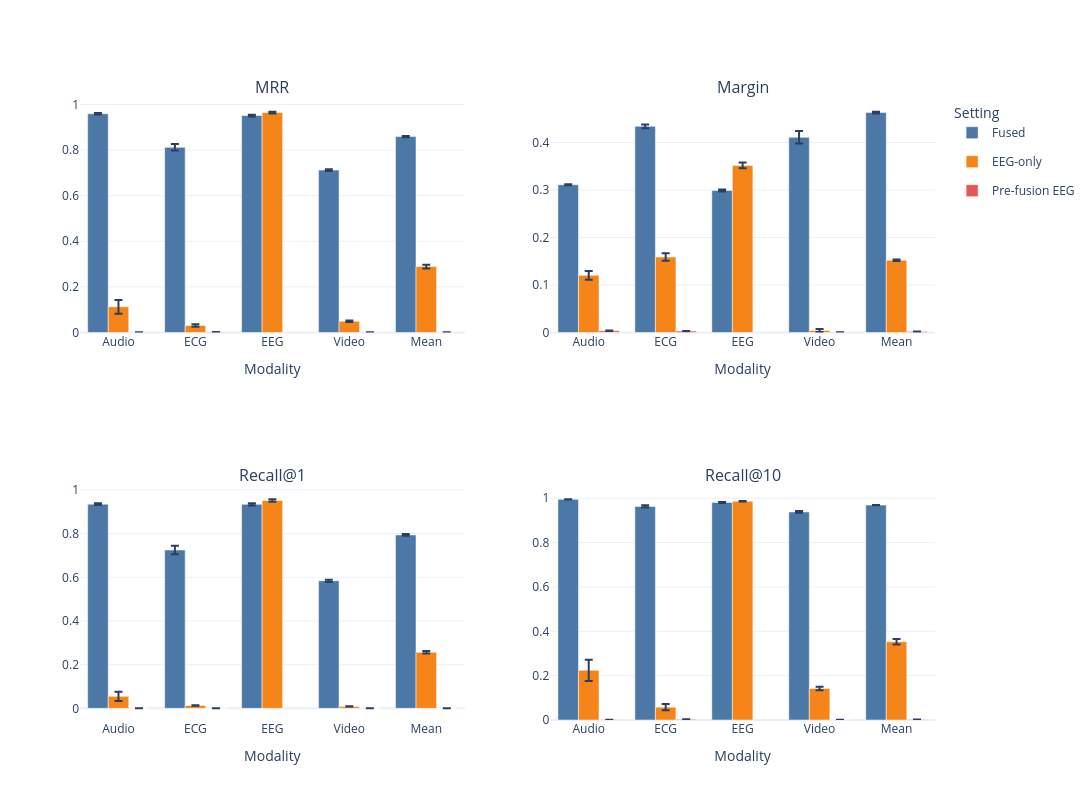

Notebook code cell kept with this figure:
### Code cell
import pandas as pd
import plotly.graph_objects as go
from plotly.subplots import make_subplots


data = [
    # modality, metric, setting, value, error
    ("Audio", "MRR", "Fused", 0.959, 0.003),
    ("Audio", "MRR", "EEG-only", 0.1127, 0.030),
    ("Audio", "MRR", "Pre-fusion EEG", 0.001, 5.06e-5),

    ("Audio", "Margin", "Fused", 0.311, 0.001),
    ("Audio", "Margin", "EEG-only", 0.1203, 0.009),
    ("Audio", "Margin", "Pre-fusion EEG", 0.0035, 0.0006),

    ("Audio", "Recall@1", "Fused", 0.935, 0.004),
    ("Audio", "Recall@1", "EEG-only", 0.055, 0.021),
    ("Audio", "Recall@1", "Pre-fusion EEG", 2.23e-4, 1.12e-4),

    ("Audio", "Recall@10", "Fused", 0.995, 0.001),
    ("Audio", "Recall@10", "EEG-only", 0.224, 0.048),
    ("Audio", "Recall@10", "Pre-fusion EEG", 0.001, 6.45e-5),

    ("ECG", "MRR", "Fused", 0.812, 0.014),
    ("ECG", "MRR", "EEG-only", 0.0307, 0.005),
    ("ECG", "MRR", "Pre-fusion EEG", 0.002, 3.44e-4),

    ("ECG", "Margin", "Fused", 0.434, 0.004),
    ("ECG", "Margin", "EEG-only", 0.1588, 0.008),
    ("ECG", "Margin", "Pre-fusion EEG", 0.003, 3.73e-4),

    ("ECG", "Recall@1", "Fused", 0.725, 0.019),
    ("ECG", "Recall@1", "EEG-only", 0.013, 9.11e-4),
    ("ECG", "Recall@1", "Pre-fusion EEG", 3.65e-4, 2.53e-4),

    ("ECG", "Recall@10", "Fused", 0.963, 0.005),
    ("ECG", "Recall@10", "EEG-only", 0.058, 0.014),
    ("ECG", "Recall@10", "Pre-fusion EEG", 0.003, 4.55e-4),

    ("EEG", "MRR", "Fused", 0.9513, 0.0038),
    ("EEG", "MRR", "EEG-only", 0.9645, 0.004),
    ("EEG", "MRR", "Pre-fusion EEG", None, None),

    ("EEG", "Margin", "Fused", 0.299, 0.002),
    ("EEG", "Margin", "EEG-only", 0.3517, 0.006),
    ("EEG", "Margin", "Pre-fusion EEG", None, None),

    ("EEG", "Recall@1", "Fused", 0.934, 0.005),
    ("EEG", "Recall@1", "EEG-only", 0.952, 0.006),
    ("EEG", "Recall@1", "Pre-fusion EEG", None, None),

    ("EEG", "Recall@10", "Fused", 0.981, 0.002),
    ("EEG", "Recall@10", "EEG-only", 0.986, 0.001),
    ("EEG", "Recall@10", "Pre-fusion EEG", None, None),

    ("Video", "MRR", "Fused", 0.712, 0.004),
    ("Video", "MRR", "EEG-only", 0.0493, 0.003),
    ("Video", "MRR", "Pre-fusion EEG", 5.63e-4, 7.79e-5),

    ("Video", "Margin", "Fused", 0.411, 0.013),
    ("Video", "Margin", "EEG-only", 0.0043, 0.003),
    ("Video", "Margin", "Pre-fusion EEG", 5.57e-4, 2.32e-4),

    ("Video", "Recall@1", "Fused", 0.584, 0.005),
    ("Video", "Recall@1", "EEG-only", 0.009, 5.06e-4),
    ("Video", "Recall@1", "Pre-fusion EEG", 1.88e-5, 3.26e-5),

    ("Video", "Recall@10", "Fused", 0.938, 0.004),
    ("Video", "Recall@10", "EEG-only", 0.142, 0.008),
    ("Video", "Recall@10", "Pre-fusion EEG", 5.08e-4, 2.46e-4),

    ("Mean", "MRR", "Fused", 0.859, 0.003),
    ("Mean", "MRR", "EEG-only", 0.2893, 0.0083),
    ("Mean", "MRR", "Pre-fusion EEG", 0.001, 1.46e-4),

    ("Mean", "Margin", "Fused", 0.463, 0.002),
    ("Mean", "Margin", "EEG-only", 0.1521, 0.0017),
    ("Mean", "Margin", "Pre-fusion EEG", 0.002, 2.0e-4),

    ("Mean", "Recall@1", "Fused", 0.794, 0.004),
    ("Mean", "Recall@1", "EEG-only", 0.257, 0.006),
    ("Mean", "Recall@1", "Pre-fusion EEG", 2.02e-4, 1.29e-4),

    ("Mean", "Recall@10", "Fused", 0.969, 6.64e-4),
    ("Mean", "Recall@10", "EEG-only", 0.353, 0.012),
    ("Mean", "Recall@10", "Pre-fusion EEG", 0.002, 2.20e-4),
]

df = pd.DataFrame(data, columns=["modality", "metric", "setting", "value", "error"])


def plot_retrieval_results(df: pd.DataFrame, output_html: str | None = None):
    metric_order = ["MRR", "Margin", "Recall@1", "Recall@10"]
    modality_order = ["Audio", "ECG", "EEG", "Video", "Mean"]
    setting_order = ["Fused", "EEG-only", "Pre-fusion EEG"]

    colors = {
        "Fused": "#4C78A8",
        "EEG-only": "#F58518",
        "Pre-fusion EEG": "#E45756",
    }

    a = make_subplots(
        rows=2,
        cols=2,
        subplot_titles=metric_order,
        shared_yaxes=False,
    )

    positions = {
        "MRR": (1, 1),
        "Margin": (1, 2),
        "Recall@1": (2, 1),
        "Recall@10": (2, 2),
    }

    for metric in metric_order:
        row, col = positions[metric]
        df_metric = df[df["metric"] == metric]

        for setting in setting_order:
            df_setting = df_metric[df_metric["setting"] == setting]

            y = []
            err = []

            for modality in modality_order:
                row_df = df_setting[df_setting["modality"] == modality]
                if row_df.empty:
                    y.append(None)
                    err.append(None)
                else:
                    y.append(row_df["value"].iloc[0])
                    err.append(row_df["error"].iloc[0])

            a.add_trace(
                go.Bar(
                    name=setting,
                    x=modality_order,
                    y=y,
                    marker_color=colors[setting],
                    error_y=dict(type="data", array=err, visible=True),
                    legendgroup=setting,
                    showlegend=(metric == "MRR"),
                ),
                row=row,
                col=col,
            )

    a.update_layout(
        title="",
        template="plotly_white",
        barmode="group",
        height=800,
        width=1100,
        legend_title_text="Setting",
    )

    for r in [1, 2]:
        for c in [1, 2]:
            a.update_xaxes(title_text="Modality", row=r, col=c)

    if output_html:
        a.write_html(output_html)

    a.show()
    return a


a = plot_retrieval_results(df, output_html="retrieval_results_grouped.html")

### Figure 1 — Plotly figure (JSON) as saved in the notebook; plotly's stock layout.template omitted (floating-point values rounded to 4 significant figures)
{"data": [{"error_y": {"array": [0.003, 0.014, 0.0038, 0.004, 0.003], "type": "data", "visible": true}, "legendgroup": "Fused", "marker": {"color": "#4C78A8"}, "name": "Fused", "showlegend": true, "x": ["Audio", "ECG", "EEG", "Video", "Mean"], "y": [0.959, 0.812, 0.9513, 0.712, 0.859], "type": "bar", "xaxis": "x", "yaxis": "y"}, {"error_y": {"array": [0.03, 0.005, 0.004, 0.003, 0.0083], "type": "data", "visible": true}, "legendgroup": "EEG-only", "marker": {"color": "#F58518"}, "name": "EEG-only", "showlegend": true, "x": ["Audio", "ECG", "EEG", "Video", "Mean"], "y": [0.1127, 0.0307, 0.9645, 0.0493, 0.2893], "type": "bar", "xaxis": "x", "yaxis": "y"}, {"error_y": {"array": [5.06e-05, 0.000344, null, 7.79e-05, 0.000146], "type": "data", "visible": true}, "legendgroup": "Pre-fusion EEG", "marker": {"color": "#E45756"}, "name": "Pre-fusion EEG", "showlegend": true, "x": ["Audio", "ECG", "EEG", "Video", "Mean"], "y": [0.001, 0.002, null, 0.000563, 0.001], "type": "bar", "xaxis": "x", "yaxis": "y"}, {"error_y": {"array": [0.001, 0.004, 0.002, 0.013, 0.002], "type": "data", "visible": true}, "legendgroup": "Fused", "marker": {"color": "#4C78A8"}, "name": "Fused", "showlegend": false, "x": ["Audio", "ECG", "EEG", "Video", "Mean"], "y": [0.311, 0.434, 0.299, 0.411, 0.463], "type": "bar", "xaxis": "x2", "yaxis": "y2"}, {"error_y": {"array": [0.009, 0.008, 0.006, 0.003, 0.0017], "type": "data", "visible": true}, "legendgroup": "EEG-only", "marker": {"color": "#F58518"}, "name": "EEG-only", "showlegend": false, "x": ["Audio", "ECG", "EEG", "Video", "Mean"], "y": [0.1203, 0.1588, 0.3517, 0.0043, 0.1521], "type": "bar", "xaxis": "x2", "yaxis": "y2"}, {"error_y": {"array": [0.0006, 0.000373, null, 0.000232, 0.0002], "type": "data", "visible": true}, "legendgroup": "Pre-fusion EEG", "marker": {"color": "#E45756"}, "name": "Pre-fusion EEG", "showlegend": false, "x": ["Audio", "ECG", "EEG", "Video", "Mean"], "y": [0.0035, 0.003, null, 0.000557, 0.002], "type": "bar", "xaxis": "x2", "yaxis": "y2"}, {"error_y": {"array": [0.004, 0.019, 0.005, 0.005, 0.004], "type": "data", "visible": true}, "legendgroup": "Fused", "marker": {"color": "#4C78A8"}, "name": "Fused", "showlegend": false, "x": ["Audio", "ECG", "EEG", "Video", "Mean"], "y": [0.935, 0.725, 0.934, 0.584, 0.794], "type": "bar", "xaxis": "x3", "yaxis": "y3"}, {"error_y": {"array": [0.021, 0.000911, 0.006, 0.000506, 0.006], "type": "data", "visible": true}, "legendgroup": "EEG-only", "marker": {"color": "#F58518"}, "name": "EEG-only", "showlegend": false, "x": ["Audio", "ECG", "EEG", "Video", "Mean"], "y": [0.055, 0.013, 0.952, 0.009, 0.257], "type": "bar", "xaxis": "x3", "yaxis": "y3"}, {"error_y": {"array": [0.000112, 0.000253, null, 3.26e-05, 0.000129], "type": "data", "visible": true}, "legendgroup": "Pre-fusion EEG", "marker": {"color": "#E45756"}, "name": "Pre-fusion EEG", "showlegend": false, "x": ["Audio", "ECG", "EEG", "Video", "Mean"], "y": [0.000223, 0.000365, null, 1.88e-05, 0.000202], "type": "bar", "xaxis": "x3", "yaxis": "y3"}, {"error_y": {"array": [0.001, 0.005, 0.002, 0.004, 0.000664], "type": "data", "visible": true}, "legendgroup": "Fused", "marker": {"color": "#4C78A8"}, "name": "Fused", "showlegend": false, "x": ["Audio", "ECG", "EEG", "Video", "Mean"], "y": [0.995, 0.963, 0.981, 0.938, 0.969], "type": "bar", "xaxis": "x4", "yaxis": "y4"}, {"error_y": {"array": [0.048, 0.014, 0.001, 0.008, 0.012], "type": "data", "visible": true}, "legendgroup": "EEG-only", "marker": {"color": "#F58518"}, "name": "EEG-only", "showlegend": false, "x": ["Audio", "ECG", "EEG", "Video", "Mean"], "y": [0.224, 0.058, 0.986, 0.142, 0.353], "type": "bar", "xaxis": "x4", "yaxis": "y4"}, {"error_y": {"array": [6.45e-05, 0.000455, null, 0.000246, 0.00022], "type": "data", "visible": true}, "legendgroup": "Pre-fusion EEG", "marker": {"color": "#E45756"}, "name": "Pre-fusion EEG", "showlegend": false, "x": ["Audio", "ECG", "EEG", "Video", "Mean"], "y": [0.001, 0.003, null, 0.000508, 0.002], "type": "bar", "xaxis": "x4", "yaxis": "y4"}], "layout": {"xaxis": {"anchor": "y", "domain": [0.0, 0.45], "title": {"text": "Modality"}}, "yaxis": {"anchor": "x", "domain": [0.625, 1.0]}, "xaxis2": {"anchor": "y2", "domain": [0.55, 1.0], "title": {"text": "Modality"}}, "yaxis2": {"anchor": "x2", "domain": [0.625, 1.0]}, "xaxis3": {"anchor": "y3", "domain": [0.0, 0.45], "title": {"text": "Modality"}}, "yaxis3": {"anchor": "x3", "domain": [0.0, 0.375]}, "xaxis4": {"anchor": "y4", "domain": [0.55, 1.0], "title": {"text": "Modality"}}, "yaxis4": {"anchor": "x4", "domain": [0.0, 0.375]}, "annotations": [{"font": {"size": 16}, "showarrow": false, "text": "MRR", "x": 0.225, "xanchor": "center", "xref": "paper", "y": 1.0, "yanchor": "bottom", "yref": "paper"}, {"font": {"size": 16}, "showarrow": false, "text": "Margin", "x": 0.775, "xanchor": "center", "xref": "paper", "y": 1.0, "yanchor": "bottom", "yref": "paper"}, {"font": {"size": 16}, "showarrow": false, "text": "Recall@1", "x": 0.225, "xanchor": "center", "xref": "paper", "y": 0.375, "yanchor": "bottom", "yref": "paper"}, {"font": {"size": 16}, "showarrow": false, "text": "Recall@10", "x": 0.775, "xanchor": "center", "xref": "paper", "y": 0.375, "yanchor": "bottom", "yref": "paper"}], "legend": {"title": {"text": "Setting"}}, "title": {"text": ""}, "barmode": "group", "height": 800, "width": 1100}}
